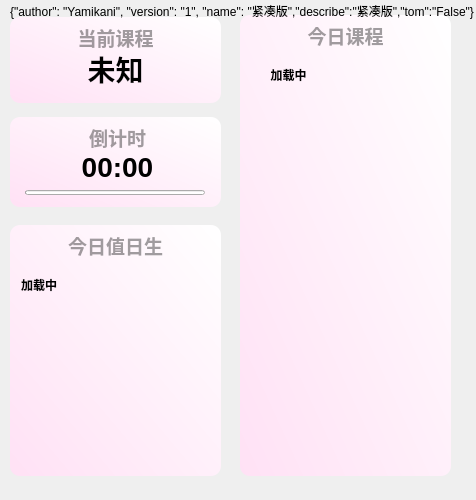
<?xml version="1.0" encoding="UTF-8"?>
<ui version="4.0">
 <class>From</class>
 <widget class="QWidget" name="From">
  <property name="geometry">
   <rect>
    <x>0</x>
    <y>0</y>
    <width>476</width>
    <height>500</height>
   </rect>
  </property>
  <property name="windowTitle">
   <string>Form</string>
  </property>
  <widget class="TitleLabel" name="lingyun_class">
   <property name="geometry">
    <rect>
     <x>10</x>
     <y>50</y>
     <width>211</width>
     <height>38</height>
    </rect>
   </property>
   <property name="font">
    <font>
     <family>Microsoft YaHei UI</family>
     <pointsize>21</pointsize>
     <weight>75</weight>
     <bold>true</bold>
    </font>
   </property>
   <property name="layoutDirection">
    <enum>Qt::LeftToRight</enum>
   </property>
   <property name="autoFillBackground">
    <bool>false</bool>
   </property>
   <property name="text">
    <string>未知</string>
   </property>
   <property name="alignment">
    <set>Qt::AlignCenter</set>
   </property>
  </widget>
  <widget class="SmoothScrollArea" name="sd_scroll">
   <property name="geometry">
    <rect>
     <x>250</x>
     <y>55</y>
     <width>191</width>
     <height>421</height>
    </rect>
   </property>
   <property name="styleSheet">
    <string notr="true">background: transparent; border: none</string>
   </property>
   <property name="widgetResizable">
    <bool>true</bool>
   </property>
   <widget class="QWidget" name="scrollAreaWidgetContents">
    <property name="geometry">
     <rect>
      <x>0</x>
      <y>0</y>
      <width>191</width>
      <height>421</height>
     </rect>
    </property>
    <layout class="QVBoxLayout" name="verticalLayout_9">
     <item>
      <layout class="QGridLayout" name="gridLayout">
       <property name="sizeConstraint">
        <enum>QLayout::SetNoConstraint</enum>
       </property>
       <property name="leftMargin">
        <number>2</number>
       </property>
       <property name="topMargin">
        <number>2</number>
       </property>
       <property name="rightMargin">
        <number>2</number>
       </property>
       <property name="bottomMargin">
        <number>2</number>
       </property>
       <property name="spacing">
        <number>2</number>
       </property>
       <item row="0" column="0">
        <widget class="StrongBodyLabel" name="class_ORD">
         <property name="maximumSize">
          <size>
           <width>70</width>
           <height>16777215</height>
          </size>
         </property>
         <property name="text">
          <string>&lt;html&gt;&lt;head/&gt;&lt;body&gt;&lt;p&gt;&lt;span style=&quot; font-weight:600;&quot;&gt;加载中&lt;/span&gt;&lt;/p&gt;&lt;/body&gt;&lt;/html&gt;</string>
         </property>
         <property name="alignment">
          <set>Qt::AlignHCenter|Qt::AlignTop</set>
         </property>
        </widget>
       </item>
       <item row="0" column="1">
        <widget class="VerticalSeparator" name="VerticalSeparator"/>
       </item>
       <item row="0" column="2">
        <widget class="StrongBodyLabel" name="class_widget">
         <property name="text">
          <string>&lt;html&gt;&lt;head/&gt;&lt;body&gt;&lt;p&gt;&lt;br/&gt;&lt;/p&gt;&lt;/body&gt;&lt;/html&gt;</string>
         </property>
         <property name="alignment">
          <set>Qt::AlignHCenter|Qt::AlignTop</set>
         </property>
        </widget>
       </item>
      </layout>
     </item>
    </layout>
   </widget>
  </widget>
  <widget class="QLabel" name="lingyun_background">
   <property name="geometry">
    <rect>
     <x>10</x>
     <y>17</y>
     <width>211</width>
     <height>86</height>
    </rect>
   </property>
   <property name="styleSheet">
    <string notr="true">background-color: qlineargradient(spread:pad, x1:0, y1:1, x2:1, y2:0, stop:0 rgba(255, 225, 245, 255), stop:1 rgba(255, 255, 255, 255));

border-radius: 10px</string>
   </property>
   <property name="text">
    <string/>
   </property>
   <property name="scaledContents">
    <bool>false</bool>
   </property>
  </widget>
  <widget class="QLabel" name="lingyun_Title">
   <property name="geometry">
    <rect>
     <x>10</x>
     <y>22</y>
     <width>211</width>
     <height>31</height>
    </rect>
   </property>
   <property name="font">
    <font>
     <family>Microsoft YaHei UI</family>
     <pointsize>14</pointsize>
     <weight>75</weight>
     <bold>true</bold>
    </font>
   </property>
   <property name="styleSheet">
    <string notr="true">color: rgba(0, 0, 0, 95);
font-weight: bold;</string>
   </property>
   <property name="text">
    <string>当前课程</string>
   </property>
   <property name="textFormat">
    <enum>Qt::PlainText</enum>
   </property>
   <property name="alignment">
    <set>Qt::AlignCenter</set>
   </property>
  </widget>
  <widget class="TitleLabel" name="lingyun_down">
   <property name="geometry">
    <rect>
     <x>12</x>
     <y>148</y>
     <width>211</width>
     <height>38</height>
    </rect>
   </property>
   <property name="font">
    <font>
     <family>Microsoft YaHei UI</family>
     <pointsize>21</pointsize>
     <weight>75</weight>
     <bold>true</bold>
    </font>
   </property>
   <property name="text">
    <string>00:00</string>
   </property>
   <property name="alignment">
    <set>Qt::AlignCenter</set>
   </property>
  </widget>
  <widget class="ProgressBar" name="lingyun_Bar">
   <property name="geometry">
    <rect>
     <x>25</x>
     <y>190</y>
     <width>180</width>
     <height>5</height>
    </rect>
   </property>
   <property name="minimumSize">
    <size>
     <width>0</width>
     <height>5</height>
    </size>
   </property>
   <property name="maximumSize">
    <size>
     <width>16777215</width>
     <height>6</height>
    </size>
   </property>
   <property name="styleSheet">
    <string notr="true"/>
   </property>
   <property name="orientation">
    <enum>Qt::Horizontal</enum>
   </property>
   <property name="useAni">
    <bool>true</bool>
   </property>
   <property name="val">
    <double>0.000000000000000</double>
   </property>
  </widget>
  <widget class="QLabel" name="todayclass_background">
   <property name="geometry">
    <rect>
     <x>240</x>
     <y>15</y>
     <width>211</width>
     <height>461</height>
    </rect>
   </property>
   <property name="styleSheet">
    <string notr="true">
background-color: qlineargradient(spread:pad, x1:0, y1:1, x2:1, y2:0, stop:0 rgba(255, 225, 245, 255), stop:1 rgba(255, 255, 255, 255));

border-radius: 10px</string>
   </property>
   <property name="text">
    <string/>
   </property>
  </widget>
  <widget class="QLabel" name="todayclass_Title">
   <property name="geometry">
    <rect>
     <x>240</x>
     <y>20</y>
     <width>211</width>
     <height>31</height>
    </rect>
   </property>
   <property name="font">
    <font>
     <family>Microsoft YaHei UI</family>
     <pointsize>14</pointsize>
     <weight>75</weight>
     <bold>true</bold>
    </font>
   </property>
   <property name="styleSheet">
    <string notr="true">color: rgba(0, 0, 0, 95);
font-weight: bold;</string>
   </property>
   <property name="text">
    <string>今日课程</string>
   </property>
   <property name="textFormat">
    <enum>Qt::PlainText</enum>
   </property>
   <property name="alignment">
    <set>Qt::AlignCenter</set>
   </property>
  </widget>
  <widget class="QLabel" name="lingyun_background_2">
   <property name="geometry">
    <rect>
     <x>10</x>
     <y>117</y>
     <width>211</width>
     <height>90</height>
    </rect>
   </property>
   <property name="styleSheet">
    <string notr="true">background-color: qlineargradient(spread:pad, x1:0, y1:1, x2:1, y2:0, stop:0 rgba(255, 225, 245, 255), stop:1 rgba(255, 255, 255, 255));

border-radius: 10px</string>
   </property>
   <property name="text">
    <string/>
   </property>
  </widget>
  <widget class="QLabel" name="lingyun_Title_2">
   <property name="geometry">
    <rect>
     <x>12</x>
     <y>122</y>
     <width>211</width>
     <height>31</height>
    </rect>
   </property>
   <property name="font">
    <font>
     <family>Microsoft YaHei UI</family>
     <pointsize>14</pointsize>
     <weight>75</weight>
     <bold>true</bold>
    </font>
   </property>
   <property name="styleSheet">
    <string notr="true">color: rgba(0, 0, 0, 95);
font-weight: bold;</string>
   </property>
   <property name="text">
    <string>倒计时</string>
   </property>
   <property name="textFormat">
    <enum>Qt::PlainText</enum>
   </property>
   <property name="alignment">
    <set>Qt::AlignCenter</set>
   </property>
  </widget>
  <widget class="SmoothScrollArea" name="sd_scroll_2">
   <property name="geometry">
    <rect>
     <x>10</x>
     <y>265</y>
     <width>211</width>
     <height>211</height>
    </rect>
   </property>
   <property name="styleSheet">
    <string notr="true">background: transparent; border: none</string>
   </property>
   <property name="widgetResizable">
    <bool>true</bool>
   </property>
   <widget class="QWidget" name="scrollAreaWidgetContents_2">
    <property name="geometry">
     <rect>
      <x>0</x>
      <y>0</y>
      <width>211</width>
      <height>211</height>
     </rect>
    </property>
    <layout class="QVBoxLayout" name="verticalLayout_10">
     <item>
      <layout class="QGridLayout" name="gridLayout_2">
       <property name="sizeConstraint">
        <enum>QLayout::SetNoConstraint</enum>
       </property>
       <property name="leftMargin">
        <number>2</number>
       </property>
       <property name="topMargin">
        <number>2</number>
       </property>
       <property name="rightMargin">
        <number>2</number>
       </property>
       <property name="bottomMargin">
        <number>2</number>
       </property>
       <property name="spacing">
        <number>2</number>
       </property>
       <item row="0" column="0">
        <widget class="StrongBodyLabel" name="duty_project_widget">
         <property name="maximumSize">
          <size>
           <width>140</width>
           <height>16777215</height>
          </size>
         </property>
         <property name="text">
          <string>&lt;html&gt;&lt;head/&gt;&lt;body&gt;&lt;p&gt;&lt;span style=&quot; font-weight:600;&quot;&gt;加载中&lt;/span&gt;&lt;/p&gt;&lt;/body&gt;&lt;/html&gt;</string>
         </property>
         <property name="alignment">
          <set>Qt::AlignLeading|Qt::AlignLeft|Qt::AlignTop</set>
         </property>
        </widget>
       </item>
       <item row="0" column="1">
        <widget class="VerticalSeparator" name="VerticalSeparator_2"/>
       </item>
       <item row="0" column="2">
        <widget class="StrongBodyLabel" name="duty_name_widget">
         <property name="text">
          <string>&lt;html&gt;&lt;head/&gt;&lt;body&gt;&lt;p&gt;&lt;br/&gt;&lt;/p&gt;&lt;/body&gt;&lt;/html&gt;</string>
         </property>
         <property name="alignment">
          <set>Qt::AlignLeading|Qt::AlignLeft|Qt::AlignTop</set>
         </property>
        </widget>
       </item>
      </layout>
     </item>
    </layout>
   </widget>
  </widget>
  <widget class="QLabel" name="duty_Title">
   <property name="geometry">
    <rect>
     <x>10</x>
     <y>230</y>
     <width>211</width>
     <height>31</height>
    </rect>
   </property>
   <property name="font">
    <font>
     <family>Microsoft YaHei UI</family>
     <pointsize>14</pointsize>
     <weight>75</weight>
     <bold>true</bold>
    </font>
   </property>
   <property name="styleSheet">
    <string notr="true">color: rgba(0, 0, 0, 95);
font-weight: bold;</string>
   </property>
   <property name="text">
    <string>今日值日生</string>
   </property>
   <property name="textFormat">
    <enum>Qt::PlainText</enum>
   </property>
   <property name="alignment">
    <set>Qt::AlignCenter</set>
   </property>
  </widget>
  <widget class="QLabel" name="duty_background">
   <property name="geometry">
    <rect>
     <x>10</x>
     <y>225</y>
     <width>211</width>
     <height>251</height>
    </rect>
   </property>
   <property name="styleSheet">
    <string notr="true">background-color: qlineargradient(spread:pad, x1:0, y1:1, x2:1, y2:0, stop:0 rgba(255, 225, 245, 255), stop:1 rgba(255, 255, 255, 255));

border-radius: 10px</string>
   </property>
   <property name="text">
    <string/>
   </property>
  </widget>
  <widget class="QLabel" name="ui_info">
   <property name="geometry">
    <rect>
     <x>10</x>
     <y>0</y>
     <width>621</width>
     <height>21</height>
    </rect>
   </property>
   <property name="text">
    <string>{&quot;author&quot;: &quot;Yamikani&quot;, &quot;version&quot;: &quot;1&quot;, &quot;name&quot;: &quot;紧凑版&quot;,&quot;describe&quot;:&quot;紧凑版&quot;,&quot;tom&quot;:&quot;False&quot;}</string>
   </property>
  </widget>
  <zorder>duty_background</zorder>
  <zorder>todayclass_background</zorder>
  <zorder>lingyun_background</zorder>
  <zorder>lingyun_Title</zorder>
  <zorder>lingyun_class</zorder>
  <zorder>sd_scroll</zorder>
  <zorder>todayclass_Title</zorder>
  <zorder>lingyun_background_2</zorder>
  <zorder>lingyun_down</zorder>
  <zorder>lingyun_Title_2</zorder>
  <zorder>lingyun_Bar</zorder>
  <zorder>sd_scroll_2</zorder>
  <zorder>duty_Title</zorder>
  <zorder>ui_info</zorder>
 </widget>
 <customwidgets>
  <customwidget>
   <class>VerticalSeparator</class>
   <extends>QWidget</extends>
   <header>qfluentwidgets</header>
  </customwidget>
  <customwidget>
   <class>SmoothScrollArea</class>
   <extends>QScrollArea</extends>
   <header>qfluentwidgets</header>
   <container>1</container>
  </customwidget>
  <customwidget>
   <class>StrongBodyLabel</class>
   <extends>QLabel</extends>
   <header>qfluentwidgets</header>
  </customwidget>
  <customwidget>
   <class>TitleLabel</class>
   <extends>QLabel</extends>
   <header>qfluentwidgets</header>
  </customwidget>
  <customwidget>
   <class>ProgressBar</class>
   <extends>QProgressBar</extends>
   <header>qfluentwidgets</header>
  </customwidget>
 </customwidgets>
 <resources/>
 <connections/>
</ui>
